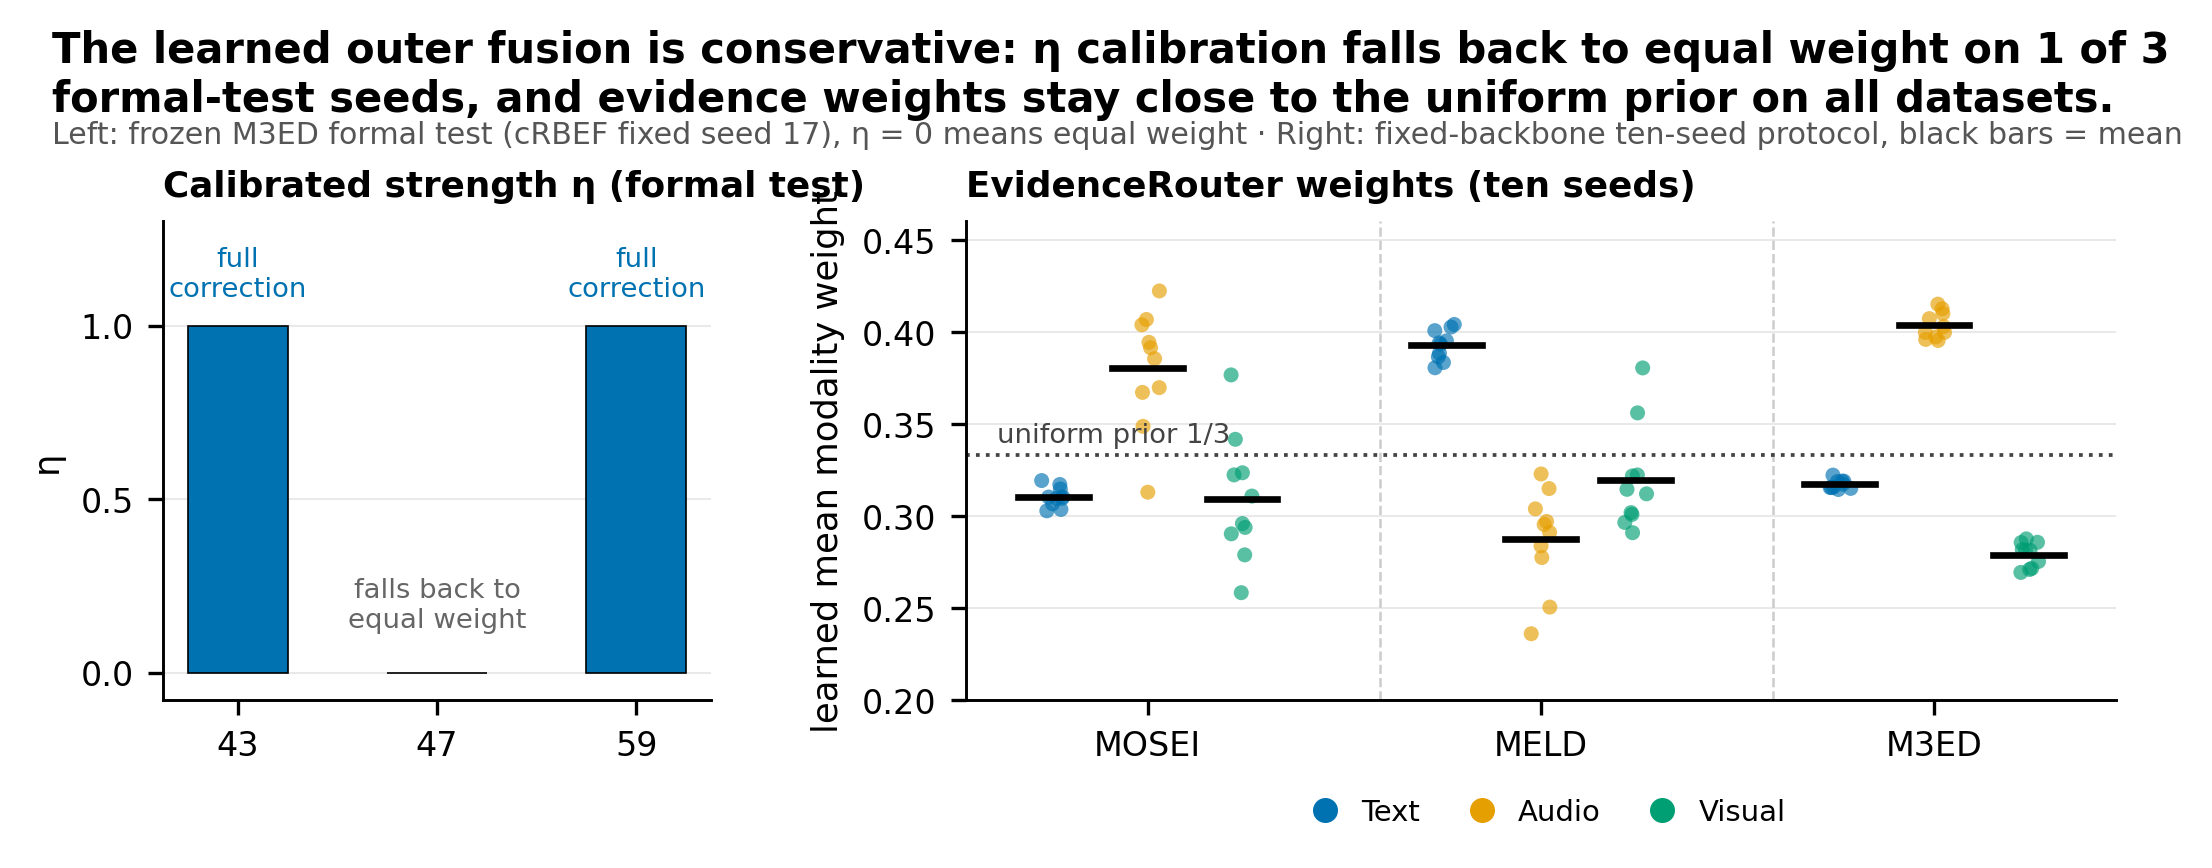

Generate this figure with Python:
# -*- coding: utf-8 -*-
"""图 D：外层融合行为——校准强度 eta 与模态权重稳定性（升级点 15：融合行为不可见）。

一句话结论：学习到的融合是保守的——模态权重始终贴近均匀先验，
且正式测试 3 个种子中有 1 个被校准选为 eta=0（完全退回等权融合）。

数据源：SUMMARY.json full_test_etas（正式测试 3 种子的 eta）
        main_crossdataset_summary.json / main_mosei_summary.json 的
        pairs[*].evidence_mean_weight（十 seed 的 T/A/V 平均权重）。
"""
import json
import sys, os
sys.path.insert(0, os.path.dirname(os.path.abspath(__file__)))
import matplotlib.pyplot as plt
import numpy as np
from style_shared import apply_style, headline, save, RES, FORMAL

apply_style()

fig, (ax1, ax2) = plt.subplots(1, 2, figsize=(7.0, 2.85),
                               gridspec_kw={"width_ratios": [1, 2.1],
                                            "wspace": 0.30})

# ---- 左：正式测试的校准强度 eta ----
d = json.load(open(os.path.join(FORMAL, "SUMMARY.json"), encoding="utf-8"))
etas = d["full_test_etas"]                      # {"43": 1.0, "47": 0.0, "59": 1.0}
seeds = sorted(etas, key=int)
vals = [etas[s] for s in seeds]
ax1.bar(seeds, vals, color=["#0072B2" if v > 0 else "#8B8B8B" for v in vals],
        width=0.5, edgecolor="black", linewidth=0.4, zorder=3)
ax1.set_title("Calibrated strength \u03b7 (formal test)", loc="left",
              fontweight="bold", fontsize=8.6)
ax1.set_ylim(-0.08, 1.30)
ax1.set_yticks([0, 0.5, 1.0])
ax1.set_ylabel("\u03b7")
ax1.grid(axis="y", zorder=0)
for s, v in zip(seeds, vals):
    note = "full\ncorrection" if v > 0 else "falls back to\nequal weight"
    ax1.annotate(note, (s, v), textcoords="offset points",
                 xytext=(0, 7 if v > 0 else 11),
                 ha="center", fontsize=6.6,
                 color="#0072B2" if v > 0 else "#666666")

# ---- 右：十 seed 模态权重分布（3 数据集）----
DS = [("mosei", "MOSEI", "main_mosei_summary.json"),
      ("meld", "MELD", "main_crossdataset_summary.json"),
      ("m3ed", "M3ED", "main_crossdataset_summary.json")]
MOD = ["Text", "Audio", "Visual"]
C_MOD = ["#0072B2", "#E69F00", "#009E73"]
rng = np.random.default_rng(7)
for gi, (ds_key, ds_name, fname) in enumerate(DS):
    dj = json.load(open(os.path.join(RES, fname), encoding="utf-8"))["datasets"][ds_key]
    W = np.array([p["evidence_mean_weight"] for p in dj["pairs"]])  # [10, 3]
    base = gi * 1.0
    for mi in range(3):
        x = base + mi * 0.24 + rng.uniform(-0.03, 0.03, size=len(W))
        ax2.scatter(x, W[:, mi], s=13, color=C_MOD[mi], alpha=0.65,
                    edgecolor="none", zorder=3)
        ax2.plot([base + mi * 0.24 - 0.09, base + mi * 0.24 + 0.09],
                 [W[:, mi].mean()] * 2, color="black", lw=1.6, zorder=4)
    if gi < 2:
        ax2.axvline(base + 0.83, color="#CCCCCC", lw=0.6, ls="--", zorder=1)
ax2.axhline(1 / 3, color="#444444", lw=0.9, ls=":", zorder=2)
ax2.annotate("uniform prior 1/3", (0.02, 1 / 3), xycoords=("axes fraction", "data"),
             textcoords="offset points", xytext=(2, 3), fontsize=6.6, color="#444444")
ax2.set_xticks([gi * 1.0 + 0.24 for gi in range(3)])
ax2.set_xticklabels([n for _, n, _ in DS])
ax2.set_ylim(0.20, 0.46)
ax2.set_ylabel("learned mean modality weight")
ax2.set_title("EvidenceRouter weights (ten seeds)", loc="left",
              fontweight="bold", fontsize=8.6)
ax2.grid(axis="y", zorder=0)
handles = [plt.Line2D([0], [0], marker="o", ls="", color=c, markersize=5, label=m)
           for c, m in zip(C_MOD, MOD)]
ax2.legend(handles=handles, loc="upper center", frameon=False, ncol=3,
           bbox_to_anchor=(0.5, -0.15), columnspacing=1.1, handletextpad=0.25,
           fontsize=7.0)

headline(fig, "The learned outer fusion is conservative: \u03b7 calibration falls back to equal weight on 1 of 3\n"
              "formal-test seeds, and evidence weights stay close to the uniform prior on all datasets.")
fig.text(0.012, 0.862, "Left: frozen M3ED formal test (cRBEF fixed seed 17), \u03b7 = 0 means equal weight \u00b7 "
                       "Right: fixed-backbone ten-seed protocol, black bars = mean",
         fontsize=7.2, color="#555555", ha="left")
# tight_layout 与轴外图例冲突，改用手动边距
fig.subplots_adjust(left=0.065, right=0.995, top=0.77, bottom=0.21, wspace=0.30)
save(fig, "figD_fusion_behavior")
